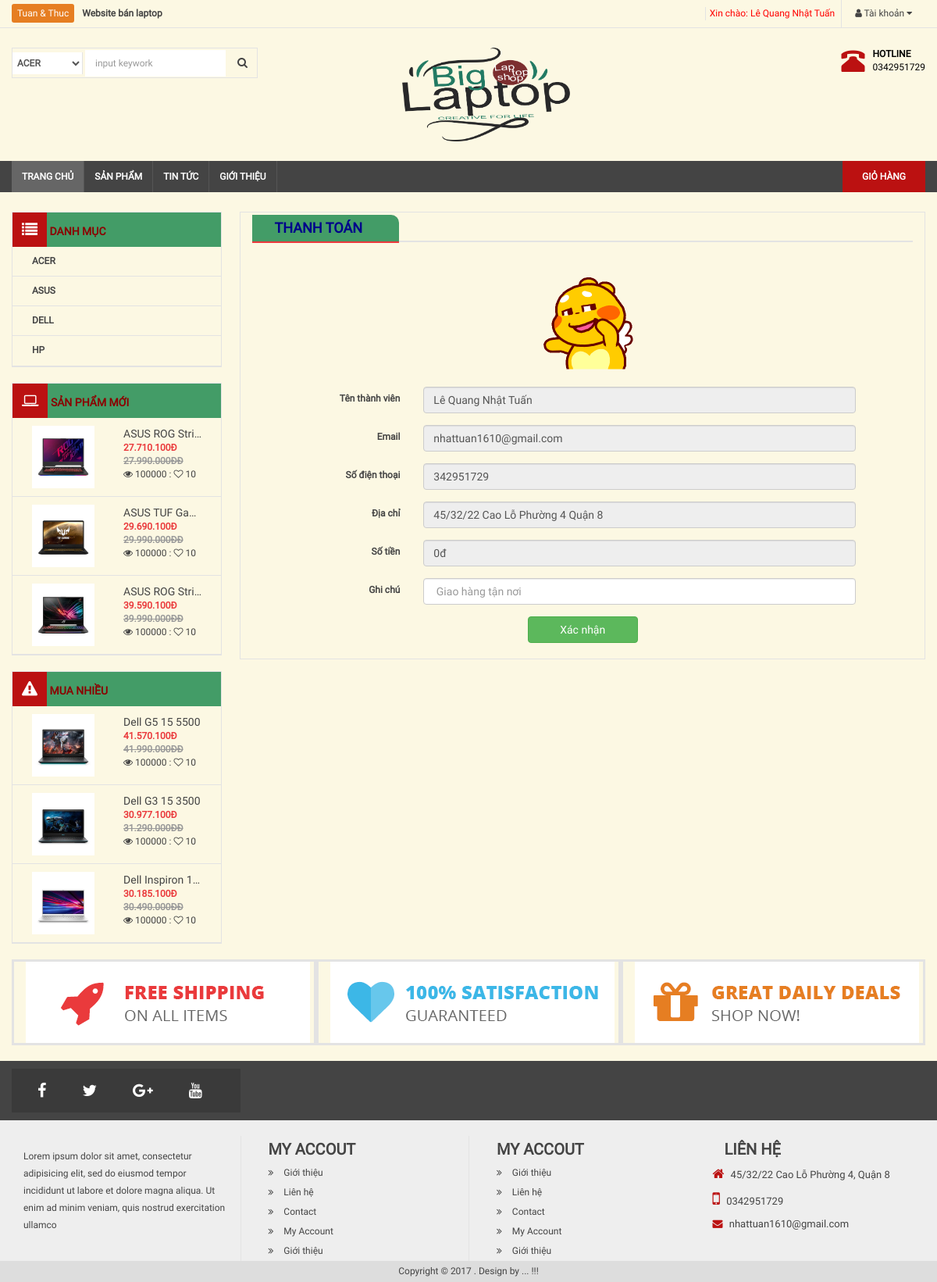
The app's page /weblaptop/thanh-toan.php (signed in) with its own data.
### tables this page shows
CREATE TABLE `category` (
  `id` int(11) NOT NULL,
  `name` varchar(100) DEFAULT NULL,
  `slug` varchar(100) DEFAULT NULL,
  `images` varchar(100) DEFAULT NULL,
  `banner` varchar(100) DEFAULT NULL,
  `home` tinyint(4) DEFAULT '0',
  `status` tinyint(4) DEFAULT '1',
  `created_at` timestamp NULL DEFAULT CURRENT_TIMESTAMP,
  `updated_at` timestamp NULL DEFAULT CURRENT_TIMESTAMP ON UPDATE CURRENT_TIMESTAMP
);

CREATE TABLE `product` (
  `id` int(11) NOT NULL,
  `name` varchar(100) DEFAULT NULL,
  `slug` varchar(100) DEFAULT NULL,
  `price` int(11) DEFAULT NULL,
  `sale` tinyint(4) DEFAULT '0',
  `thunbar` varchar(100) DEFAULT NULL,
  `category_id` int(11) DEFAULT NULL,
  `content` text,
  `number` int(11) NOT NULL DEFAULT '0',
  `head` int(11) DEFAULT '0',
  `view` int(11) DEFAULT '0',
  `hot` int(11) DEFAULT '0',
  `pay` int(11) DEFAULT '0',
  `created_at` timestamp NULL DEFAULT NULL,
  `updated_at` timestamp NULL DEFAULT NULL ON UPDATE CURRENT_TIMESTAMP
);

CREATE TABLE `users` (
  `id` int(11) NOT NULL,
  `name` varchar(100) DEFAULT NULL,
  `email` varchar(100) DEFAULT NULL,
  `address` varchar(100) DEFAULT NULL,
  `password` varchar(50) DEFAULT NULL,
  `phone` int(50) DEFAULT NULL,
  `avatar` varchar(100) DEFAULT NULL,
  `status` tinyint(4) DEFAULT '1',
  `token` varchar(50) DEFAULT NULL,
  `created_at` timestamp NULL DEFAULT NULL,
  `updated_at` timestamp NULL DEFAULT NULL ON UPDATE CURRENT_TIMESTAMP
);

### weblaptop/libraries/function.php (called while the page is built, shortened)
<?php
	function base_url()
	{
		return $url = "http://localhost/weblaptop/";
	}
	function uploads()
	{
		return base_url() . "public/uploads/";
	}
	function formatPrice($number)
	{
		$number = intval($number);
		return $number = number_format($number,0,',','.');
	}
	function formatpricesale($number,$sale)
	{
		$number = intval($number);
		$sale = intval($sale);
		$price = $number*(100-$sale)/100;
		return formatPrice($price);
	}
 ?>

### weblaptop/libraries/database.php (called while the page is built, shortened)
<?php
    class Database
    {
        public $link;
        public function __construct()
        {
            $this->link = mysqli_connect("localhost","root","","weblaptop") or die ();
            mysqli_set_charset($this->link,"utf8");
        }
        public function fetchsql( $sql )
        {
            $result = mysqli_query($this->link,$sql) or die("Lỗi  truy vấn sql " .mysqli_error($this->link));
            $data = [];
            if( $result)
            {
                while ($num = mysqli_fetch_assoc($result))
                {
                    $data[] = $num;
                }
            }
            return $data;
        }
        public function fetchID($table , $id )
        {
            $sql = "SELECT * FROM {$table} WHERE id = $id ";
            $result = mysqli_query($this->link,$sql) or die("Lỗi  truy vấn fetchID " .mysqli_error($this->link));
            return mysqli_fetch_assoc($result);
        }
        public function fetchAll($table)
        {
            $sql = "SELECT * FROM {$table} WHERE 1" ;
            $result = mysqli_query($this->link,$sql) or die("Lỗi Truy Vấn fetchAll " .mysqli_error($this->link));
            $data = [];
            if( $result)
            {
                while ($num = mysqli_fetch_assoc($result))
                {
                    $data[] = $num;
                }
            }
            return $data;
        }
    }
    ?>

### weblaptop/autoload/autoload.php (called while the page is built, shortened)
<?php
			require_once __DIR__. "/../libraries/database.php";
            require_once __DIR__. "/../libraries/function.php";
			 $db= new database;
			$category= $db->fetchAll("category");
			$sqlNew ="SELECT* FROM product WHERE 1 ORDER BY ID DESC LIMIT 3";
			$productNew =$db-> fetchsql($sqlNew);
			$sqlPay ="SELECT* FROM product WHERE 1 ORDER BY PAY DESC LIMIT 3";
			$productPay =$db-> fetchsql($sqlPay);
?>

### weblaptop/thanh-toan.php (the view, shortened to what this page needs)
<?php
	require_once __DIR__. "/autoload/autoload.php";
	$user = $db->fetchID("users",intval($_SESSION['name_id']));
?>
<?php   require_once __DIR__. "/layouts/header.php"; ?>
                <div class="col-md-9 bor">
                    <section class="box-main1">
                        <h3 class="title-main"><a href=""> Thanh toán </a> </h3>
                         <form action="" method="POST" class="form-horizontal" role="form" style="margin-top:20px ">
                            <div class="form-group">
                            <img src="images/biglaptop.gif" height="150px" class="col-md-offset-5">
                        </div>
                        <div class="form-group">
                        	<label class="col-sm-3 control-label"> Tên thành viên </label>
                        	<div class="col-md-8">
                        		<input type="text" readonly="" name="name" placeholder=" Mời bạn nhập tên " class="form-control" value="<?php echo $user['name'] ?>">
                        	</div>
                        </div>
                         <div class="form-group">
                        	<label class="col-sm-3 control-label"> Email </label>
                        	<div class="col-md-8">
                        		<input type="email" readonly="" name="email" placeholder=" Email@gmail.com " class="form-control" value="<?php echo $user['email'] ?>">
                        	</div>
                        </div>
                          	<div class="form-group">
                        	<label class="col-sm-3 control-label"> Số điện thoại </label>
                        	<div class="col-md-8">
                        		<input type="number" readonly="" name="phone" placeholder=" 034295**** " class="form-control" value="<?php echo $user['phone'] ?>">
                        	</div>
                        </div>
                           <div class="form-group">
                        	<label class="col-sm-3 control-label"> Địa chỉ </label>
                        	<div class="col-md-8">
                        		<input type="text" readonly="" name="address" placeholder=" 180 Đường Cao Lỗ, Phường 4, Quận 8, Thành phố Hồ Chí Minh" class="form-control" value="<?php echo $user['address'] ?>">
                        	</div>
                        </div>
                          <div class="form-group">
                        	<label class="col-sm-3 control-label"> Số tiền </label>
                        	<div class="col-md-8">
                        		<input type="text" readonly="" name="address" placeholder=" 180 Đường Cao Lỗ, Phường 4, Quận 8, Thành phố Hồ Chí Minh" class="form-control" value="<?php echo formatPrice($_SESSION['total']) ?>đ">
                        	</div>
                        </div>
                         <div class="form-group">
                        	<label class="col-sm-3 control-label"> Ghi chú </label>
                        	<div class="col-md-8">
                        		<input type="text"  name="note" placeholder=" Giao hàng tận nơi " class="form-control" value="">
                        	</div>
                        </div>
                        <button type="submit" readonly="" class="btn btn-success col-sm-2 col-md-offset-5" style="margin-bottom: 20px"> Xác nhận </button>
                        </form>
                    </section>
                </div>
<?php   require_once __DIR__. "/layouts/footer.php"; ?>

### weblaptop/layouts/header.php (shortened to what this page needs)
<!DOCTYPE html>
<html>
    <head>
        <link rel="stylesheet" type="text/css" href="<?php echo base_url() ?>public/frontend/css/font-awesome.min.css">
        <link rel="stylesheet" type="text/css" href="<?php echo base_url() ?>public/frontend/css/bootstrap.min.css">
        <link rel="stylesheet" type="text/css" href="<?php echo base_url() ?>public/frontend/css/slick.css"/>
        <link rel="stylesheet" type="text/css" href="<?php echo base_url() ?>public/frontend/css/slick-theme.css"/>
        <link rel="stylesheet" type="text/css" href="<?php echo base_url() ?>public/frontend/css/style.css">
    </head>
    <body class="nen">
        <div id="wrapper">
            <div id="header">
                <div id="header-top">
                    <div class="container">
                        <div class="row clearfix">
                            <div class="col-md-6" id="header-text">
                                <a>Tuan & Thuc</a><b>Website bán laptop </b>
                            </div>
                            <div class="col-md-6">
                                <nav id="header-nav-top">
                                    <ul class="list-inline pull-right" id="headermenu">
                                        <?php if (isset($_SESSION['name_user'])): ?>
                                            <li style="color: red"> Xin chào: <?php echo $_SESSION['name_user'] ?></li>
                                            <li>
                                                <a href=""><i class="fa fa-user"></i> Tài khoản <i class="fa fa-caret-down"></i></a>
                                            </li>
                                        <?php endif ; ?>
                                    </ul>
                                </nav>
                            </div>
                        </div>
                    </div>
                </div>
                <div class="container">
                    <div class="row" id="header-main">
                        <div class="col-md-5">
                            <form class="form-inline" action="danh-muc-san-pham.php" method="POST">
                                <div class="form-group">
                                    <label>
                                        <select name="category" class="form-control">
                                            <?php $category= $db->fetchAll("category"); ?>
                                            <?php foreach($category as $item): ?>
                                            <option value="<?php echo $item['id'] ?>" > <?php echo $item['name']?></option>
                                            <?php endforeach ?>
                                        </select>
                                    </label>
                                    <input type="text" name="keywork" placeholder=" input keywork" class="form-control">
                                    <button type="submit" class="btn btn-default"><i class="fa fa-search"></i></button>
                                </div>
                            </form>
                        </div>
                        <div class="col-md-4">
                            <a href="index.php">
                                 <img src="<?php echo base_url() ?>images/logo.png" height="120px" >
                            </a>
                        </div>
                        <div class="col-md-3" id="header-right">
                            <div class="pull-right">
                                <div class="pull-left">
                                    <i class="glyphicon glyphicon-phone-alt"></i>
                                </div>
                                <div class="pull-right">
                                    <p id="hotline">HOTLINE</p>
                                    <p>0342951729</p>
                                </div>
                            </div>
                        </div>
                    </div>
                </div>
            </div>
            <div id="menunav">
                <div class="container">
                    <nav>
                        <div class="home pull-left">
                            <a href="<?php echo base_url() ?>index.php">Trang chủ</a>
                        </div>
                        <ul id="menu-main">
                            <li>
                                <a href="<?php echo base_url() ?>san-pham.php">Sản phẩm</a>
                            </li>
                            <li>
                                <a href="<?php echo base_url() ?>thong-tin.php">Tin tức</a>
                            </li>
                            <li>
                                <a href="<?php echo base_url() ?>gioi-thieu.php">Giới thiệu</a>
                            </li>
                        </ul>
                        <ul class="pull-right" id="main-shopping">
                            <li>
                                <a href="gio-hang.php"></i> Giỏ hàng </a>
                            </li>
                        </ul>
                    </nav>
                </div>
            </div>
            <div id="maincontent">
                <div class="container">
                    <div class="col-md-3  fixside" >
                        <div class="box-left box-menu" >
                            <h3 class="box-title"><i class="fa fa-list"></i>  Danh mục</h3>
                            <ul>
                                <?php foreach ($category as $item) :?>
                                <li><a href="danh-muc-san-pham.php?id=<?php echo $item['id'] ?>"><?php echo $item['name'] ?></a></li>
                            <?php endforeach; ?>
                            </ul>
                        </div>
                        <div class="box-left box-menu">
                            <h3 class="box-title"><i class="fa fa-laptop"></i>  Sản phẩm mới </h3>
                            <ul>
                                <?php foreach ($productNew as $item) :?>
                                <li class="clearfix">
                                    <a href="chi-tiet-san-pham.php?id=<?php echo $item['id'] ?>">
                                        <img src="<?php echo uploads() ?>product/<?php echo $item['thunbar'] ?>" class="img-responsive pull-left" width="80" height="80">
                                        <div class="info pull-right">
                                            <p class="name"> <?php echo $item['name'] ?></p >
                                            <b class="price"><?php echo formatpricesale($item['price'],['sale']) ?>đ</b><br>
                                            <b class="sale"><?php echo formatPrice($item['price']) ?>đđ</b><br>
                                            <span class="view"><i class="fa fa-eye"></i> 100000 : <i class="fa fa-heart-o"></i> 10</span>
                                        </div>
                                    </a>
                                </li>
                                 <?php endforeach; ?>
                            </ul>
                        </div>
                        <div class="box-left box-menu">
                            <h3 class="box-title"><i class="fa fa-warning"></i>  Mua nhiều </h3>
                            <ul>
                               <?php foreach ($productPay as $item) :?>
                                <li class="clearfix">
                                    <a href="chi-tiet-san-pham.php?id=<?php echo $item['id'] ?>">
                                        <img src="<?php echo uploads() ?>product/<?php echo $item['thunbar'] ?>" class="img-responsive pull-left" width="80" height="80">
                                        <div class="info pull-right">
                                            <p class="name"> <?php echo $item['name'] ?></p >
                                            <b class="price"><?php echo formatpricesale($item['price'],['sale']) ?>đ</b><br>
                                            <b class="sale"><?php echo formatPrice($item['price']) ?>đđ</b><br>
                                            <span class="view"><i class="fa fa-eye"></i> 100000 : <i class="fa fa-heart-o"></i> 10</span>
                                        </div>
                                    </a>
                                </li>
                                 <?php endforeach; ?>
                            </ul>
                        </div>
                    </div>

### records on screen
category: name "ACER"
category: name "ASUS"
category: name "DELL"
category: name "HP"
product: thunbar (picture), name "ASUS ROG Str…", price "27.710.100", price "27.990.000"
product: thunbar (picture), name "ASUS TUF Ga…", price "29.690.100", price "29.990.000"
product: thunbar (picture), name "ASUS ROG Str…", price "39.590.100", price "39.990.000"
product: thunbar (picture), name "Dell G5 15 5500", price "41.570.100", price "41.990.000"
product: thunbar (picture), name "Dell G3 15 3500", price "30.977.100", price "31.290.000"
product: thunbar (picture), name "Dell Inspiron 1…", price "30.185.100", price "30.490.000"
users: name "Lê Quang Nhật Tuấn", email "nhattuan1610@gmail.com", phone "342951729", address "45/32/22 Cao Lỗ Phường 4 Quận 8"

### other values on screen
$_SESSION['name_user'] "Lê Quang Nhật Tuấn"
form field category "ACER"
